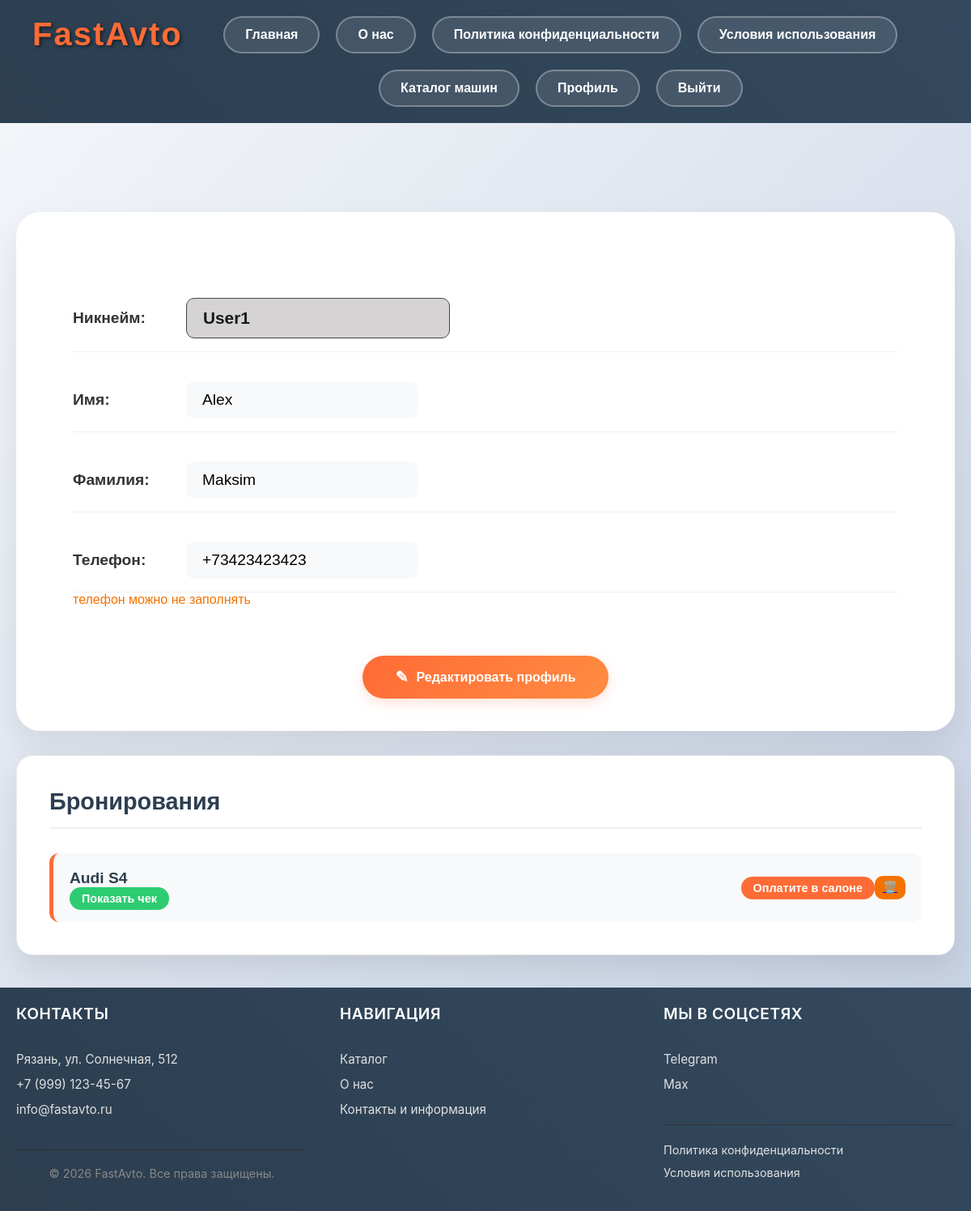
/users/profile/ (signed in), run on the app's committed database.
### users/models.py (models this page shows, shortened)
class User(AbstractUser):
    phone_number = PhoneNumberField(blank=True, null=True, help_text="Введите номер телефона", region='RU')

### cars/models.py (models this page shows, shortened)
class Basket(models.Model):
    STATUS_CHOICES = [
        ('active', 'Активно'),
        ('pending', 'В процессе'),
    ]
    user = models.ForeignKey(User, on_delete=models.CASCADE)
    car = models.ForeignKey(Car, on_delete=models.CASCADE)
    quantity = models.PositiveIntegerField(default=1)
    created_timestamp = models.DateTimeField(auto_now_add=True)
    status = models.CharField(max_length=20,choices=STATUS_CHOICES,default='pending',verbose_name='Статус')

class Car(models.Model):
    objects = None
    name = models.CharField(max_length=100)
    image = models.ImageField(upload_to='cars/')
    description = models.TextField(blank=True)
    short_description = models.TextField(max_length=200, blank=True)
    price = models.DecimalField(max_digits=8, decimal_places=2)
    quantity = models.PositiveIntegerField(default=1)
    category = models.ForeignKey(CarCategory, on_delete=models.PROTECT)

### users/views.py (the view)
# urls.py: path('profile/', profile, name='profile'),
@login_required()
def profile(request):
    if request.method == 'POST':
        form = UserProfileForm(request.POST, instance=request.user)
        if form.is_valid():
            form.save()
            return HttpResponseRedirect(reverse('users:profile'))
    else:
        form = UserProfileForm(instance=request.user)
    baskets = Basket.objects.filter(user=request.user)
    context = {
        'form': form,
        'baskets': baskets,
    }
    return render(request, 'users/profile.html', context)

### users/templates/users/profile.html (shortened to what this page needs)
{% extends "cars/base.html" %}
{% load static %}
{% block css %}
<link rel="stylesheet" href="{% static 'css/profile.css' %}">
{% endblock %}
{% block content %}
<div class="profile-container">
    <form method="post" action="{% url 'users:profile' %}">
        <div class="profile-info-card">
            <div class="profile-fields">
                <div class="profile-field">
                    <span class="profile-nickname"><label class="profile-nickname">Никнейм:</label>
                        {{ form.username }}</span>
                </div>
                <div class="profile-field">
                    <span class="profile-fullname"><label class="profile-fullname">Имя:</label>
                        {{ form.first_name }}</span>
                </div>
                <div class="profile-field">
                    <span class="profile-name"><label class="profile-name">Фамилия:</label>
                        {{ form.last_name }}</span>
                </div>
                <div class="profile-field">
                    <span class="profile-name"><label class="profile-name">Телефон:</label>
                        {{ form.phone_number }}</span>
                </div>
                <label class="phone-text">телефон можно не заполнять</label>
            </div>
            <div class="profile-actions">
                <button class="action-button edit-button">
                    <span class="button-icon">✎</span>
                    Редактировать профиль
                </button>
            </div>
        </div>
    </form>
    {% include "cars/basket.html" %}
</div>
{% endblock %}

### cars/templates/cars/basket.html
{% if baskets %}
<div class="bookings-section">
    <h2 class="section-title">Бронирования</h2>
    <div class="bookings-list">
        {% for basket in baskets %}
        <div class="bookings-list">
            {% if basket.status == 'active' %}
            <div class="booking-item">
                <div class="booking-car">
                    <h4>{{ basket.car.name }}</h4>
                    <a href="{% url 'cars:cheque' basket.car.id %}" class="booking-status">Показать чек</a>
                </div>
                <div class="active-status">Оплачено</div>
                <a href="{% url 'cars:basket_delete' basket.id %}" class="buck">🗑️</a>
            </div>
            {% else %}
             <div class="process-booking-item">
                <div class="booking-car">
                    <h4>{{ basket.car.name }}</h4>
                    <a href="{% url 'cars:cheque' basket.car.id %}" class="booking-status">Показать чек</a>
                </div>
                <div class="process-status">Оплатите в салоне</div>
                <a href="{% url 'cars:basket_delete' basket.id %}" class="buck">🗑️</a>
            </div>
            {% endif %}
        </div>
    </div>
    {% endfor %}
</div>
{% else %}
<div class="bookings-section">
    <div class="empty-state">
        <h2>Нет активных бронирований. Перейдите в каталог</h2>
    </div>
</div>
{% endif %}

### static/css/profile.css (style rules this page uses)
* { margin: 0; padding: 0; box-sizing: border-box; }
body { font-family: Arial, sans-serif; background: linear-gradient(135deg, #f5f7fa 0%, #c3cfe2 100%); min-height: 100vh; color: #333; }
.profile-container { max-width: 1200px; margin: 0 auto; padding: 40px 20px; }
.profile-info-card { margin: 30px auto; background: white; border-radius: 30px; padding: 40px; box-shadow: 0 20px 40px rgba(0, 0, 0, 0.08); }
.profile-nickname, .profile-fullname, .profile-name { display: flex; align-items: center; gap: 20px; margin-top: 10px; }
.profile-nickname label, .profile-fullname label, .profile-name label { font-size: 1.2rem; font-weight: 600; min-width: 120px; }
.profile-nickname input { background-color: #d1cfcf; font-size: 1.3rem; font-weight: 600; border: none; border-radius: 10px; padding: 12px 20px; width: 100%; max-width: 400px; cursor: not-allowed; opacity: 0.9; }
.profile-fullname input, .profile-name input { font-size: 1.2rem; border: 2px solid transparent; border-radius: 10px; padding: 10px 18px; width: 100%; max-width: 400px; background: #f8f9fa; transition: all 0.2s ease; }
.phone-text { font-size: 1rem; color: #f57200; }
.profile-fields { background: white; border-radius: 20px; padding: 30px; margin-bottom: 30px; }
.profile-field { display: flex; align-items: center; padding: 16px 0; border-bottom: 1px solid #f0f0f0; }
.bookings-section { background: white; border-radius: 20px; padding: 40px; box-shadow: 0 15px 40px rgba(0, 0, 0, 0.1); border: 1px solid #eaeaea; }
.section-title { font-size: 1.8rem; color: #2c3e50; margin-bottom: 30px; font-weight: 600; padding-bottom: 15px; border-bottom: 2px solid #f0f0f0; }
.bookings-list { display: flex; flex-direction: column; gap: 20px; }
.process-booking-item { display: flex; align-items: center; padding: 20px; background: #f8f9fa; border-radius: 12px; border-left: 5px solid #ff6b35; }
.booking-car { flex: 1; }
.booking-car h4 { color: #2c3e50; margin-bottom: 5px; font-size: 1.2rem; }
.booking-status { background: #2ecc71; text-decoration: none; color: white; padding: 6px 15px; border-radius: 20px; font-size: 0.9rem; font-weight: 600; }
.process-status { background: #ff6b35; color: white; padding: 6px 15px; border-radius: 20px; font-size: 0.9rem; font-weight: 600; }
.buck { background: #f57200; padding: 6px 10px; border-radius: 10px; font-size: 0.9rem; font-weight: 600; }
.profile-actions { margin-top: 30px; text-align: center; }
.action-button { background: linear-gradient(135deg, #ff6b35, #ff8c42); color: white; border: none; padding: 15px 40px; border-radius: 50px; font-size: 1rem; font-weight: 600; cursor: pointer; display: inline-flex; align-items: center; gap: 10px; box-shadow: 0 5px 15px rgba(255, 107, 53, 0.2); }
.button-icon { font-size: 1.2rem; }

### static/css/footer.css (style rules this page uses)
html, body { margin: 0; padding: 0; width: 100%; overflow-x: hidden; }

### static/css/header.css (style rules this page uses)
body { font-family: 'Arial', sans-serif; }

### data on the page
User: username "User1", first_name "Alex", last_name "Maksim", phone_number "+73423423423"
Basket: car.name "Audi S4"
